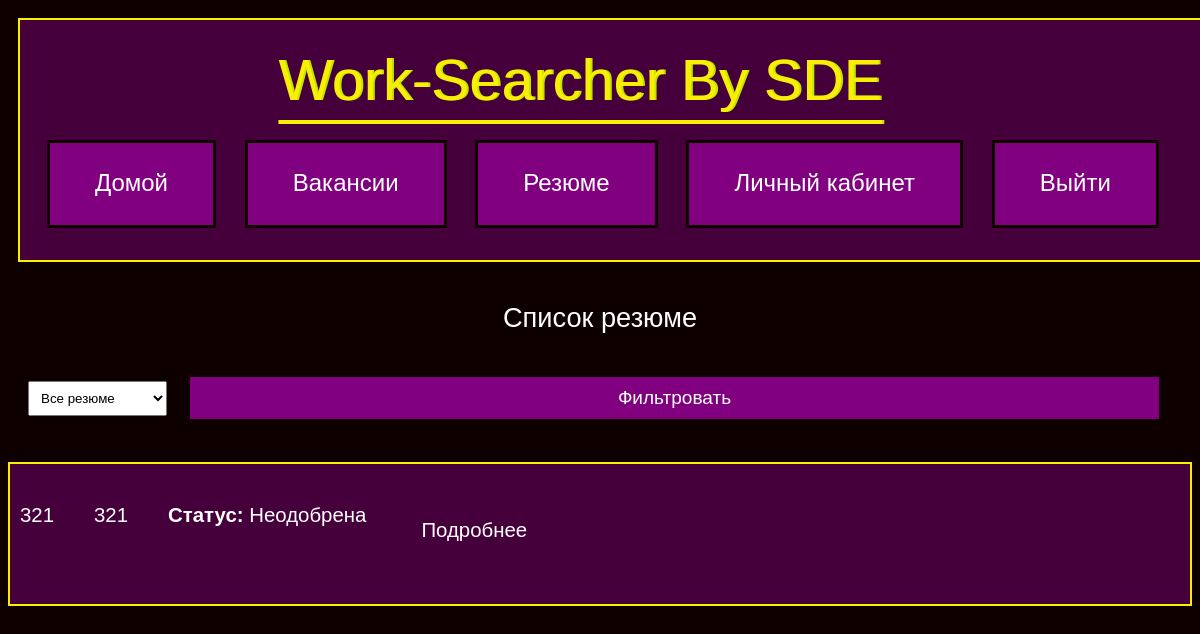
Before: /resumes (signed in) with the older database file.
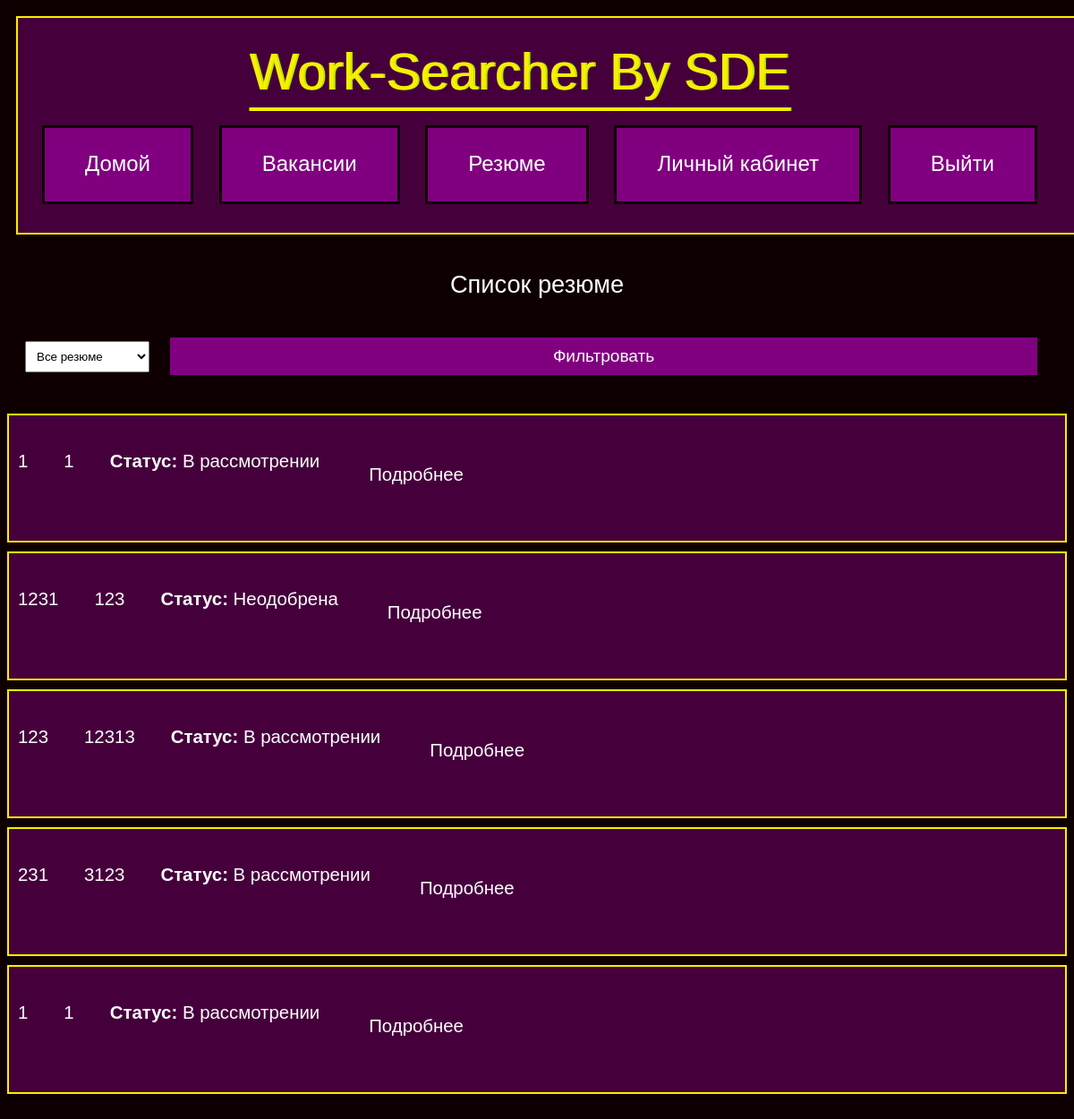
After: the same page with the newer database file.
### Model/models.py (models this page shows)
class Resume(db.Model):
    id = db.Column(db.Integer, primary_key=True)
    title = db.Column(db.String(300), nullable=False)
    description = db.Column(db.Text, nullable=False)
    skills = db.Column(db.String(200))
    image_filename = db.Column(db.String(300))
    user_id = db.Column(db.Integer, db.ForeignKey('user.id'), nullable=False)
    user = db.relationship('User', backref=db.backref('resumes', lazy=True))
    status = db.Column(db.Boolean, nullable=True)

### Controller/CZN.py (the view)
@CZN.route("/resumes", methods=['GET', 'POST'])
@login_required
def resumes():
    if current_user.is_admin:
        status = request.args.get('status', 'all')
        if status == 'pending':
            resumes = Resume.query.filter_by(status=None).all()
        elif status == 'approved':
            resumes = Resume.query.filter_by(status=True).all()
        elif status == 'rejected':
            resumes = Resume.query.filter_by(status=False).all()
        else:
            resumes = Resume.query.all()
        return render_template('resumes.html', resumes=reversed(resumes), is_admin=current_user.is_admin)
    resumes = Resume.query.filter_by(user=current_user).all()
    return render_template('resumes.html', resumes=reversed(resumes), is_admin=current_user.is_admin)

### app.py (called while the page is built)
@login_manager.user_loader
def load_user(user_id):
    return User.query.get(int(user_id))

### templates/resumes.html (shortened to what this page needs)
{% extends "base.html" %}
{% block content %}
    <h1 class = "dashboard" >Список резюме</h1>
    {% if is_admin %}
    <form method="GET" action="{{ url_for('CZN.resumes') }}" class="filter-form">
        <select name="status" class="filter-select">
            <option value="all">Все резюме</option>
        </select>
        <input type="submit" class="microbutton4" value="Фильтровать">
    </form>
{% endif %}
   {% for resume in resumes %}
    <div class="job_plate">
        <h2 class="job_content">{{ resume.title }}</h2>
        <p class="job_content">{{ resume.skills }}</p>
        <p class="job_content"><strong>Статус:</strong> {% if resume.status==None %}В рассмотрении{% elif resume.status %}Одобрена{% else %}Неодобрена{% endif %}</p>
    <a href="{{ url_for('resume.detail_resume', resume_id=resume.id) }}" class="job_content">Подробнее</a>
    </div>
{% endfor %}
{% endblock %}

### templates/base.html (shortened to what this page needs)
<!DOCTYPE html>
<html lang="">
<head>
    <link rel="stylesheet" type="text/css" href="{{ url_for('static', filename='styles.css') }}">
</head>
<body>
    <header>
        <nav class="main_page_plate">
        <div class="logo">Work-Searcher By SDE</div>
        <ul>
            <li><a class="button" href="/">Домой</a></li>
            {% if current_user.is_authenticated %}
                <li><a class="button" href="/jobs">Вакансии</a></li>
                {% if current_user.employer_status == False or current_user.is_admin %}
                    <li><a class="button" href="/resumes">Резюме</a></li>
                {% endif %}
            <li><a class="button" href="{{ url_for('CZN.dashboard') }}"> Личный кабинет</a></li>
                <li><a class="button" href="/logout">Выйти</a></li>
        {% endif %}
        </ul>
        </nav>
    </header>
    <main>
        {% block content %}{% endblock %}
    </main>
</body>
</html>

### static/styles.css (style rules this page uses)
html { height:100%; }
body { background: #0f0000; color : #ffffff; font-family: "helterskelter", sans-serif; -webkit-background-size: cover; }
header, footer { color: #fff; font-family: "century gothic", sans-serif; }
a { text-decoration: none; color: #ffffff; font-size: 150%; padding: 15px; }
ul { list-style-type: none; margin: 0; padding: 0; }
li { background: #800080; padding-top: 15px; padding-bottom: 15px; padding-right: 30px; padding-left: 30px; border: medium solid #0f0000; }
form { color: #fff; padding: 20px; }
input, textarea { background: #45003c; width: 100%; padding: 10px; box-sizing: border-box; border: 1px solid #ccc; color: #fff; margin-bottom: 10px; margin-top: 10px; font-size: 18px; }
input[type="submit"] { width: 100%; background: #800080; color: #fff; cursor: pointer; transition: background-color 0.3s ease-in-out; border: medium solid #0f0000; font-size : 140%; }
header { color : #ffffff; padding : 10px; text-align: center; }
nav ul { display: flex; justify-content: space-around; margin: 0; padding: 0; }
nav li { margin-right: 15px; }
nav a { color: #fff; font-weight: lighter; font-size: 24px; transition: color 0.3s ease-in-out; }
main { text-align: center; font-size : 85%; padding-top: 20px; padding-bottom: 100px; margin-bottom: 20px; }
.main_page_plate { background: #45003c; padding : 20px; width: 98%; height: 200px; background-repeat: no-repeat; font-size: 1.2rem; font-weight: 300; line-height: 50px; overflow: hidden; border: 2px solid #f8ef02; }
.logo { padding-top : 15px; padding-bottom : 35px; padding-right : 60px; font-size : 300%; color : #f8ef02; text-shadow: #bce702 2px 0px; font-weight : lighter; text-decoration: underline; text-underline-offset: 20px; text-decoration-thickness: 4px; text-decoration-color: #f8ef02; }
.job_plate { background: #45003c; padding : 10px; width: 98%; height: 120px; background-repeat: no-repeat; overflow: hidden; border: 2px solid #f8ef02; margin-bottom: 10px; margin-top: 10px; }
.job_content { color: #ffffff; font-size : 150%; font-family: "century gothic", sans-serif; font-weight : lighter; float:left; margin: 30px 40px 0px 0; }
.dashboard { margin-top: 10px; margin-bottom: 10px; color: #ffffff; font-size : 200%; font-family: "century gothic", sans-serif; font-weight : lighter; }
.filter-form { display: flex; align-items: center; }
.filter-select { padding: 8px; margin-right: 10px; }
.microbutton4 { width: 10%; background: #800080; color: #fff; cursor: pointer; transition: background-color 0.3s ease-in-out; border: 1px solid #ffffff; font-size : 60%; font-family: "century gothic", sans-serif; font-weight : lighter; margin: 10px; }

Changed rows visible on the page:
removed Resume: title "321", skills "321", status "Неодобрена"
added Resume: title "1", skills "1", shows "В рассмотрении"
added Resume: title "1231", skills "123", status "Неодобрена"
added Resume: title "123", skills "12313", shows "В рассмотрении"
added Resume: title "231", skills "3123", shows "В рассмотрении"
added Resume: title "1", skills "1", shows "В рассмотрении"
